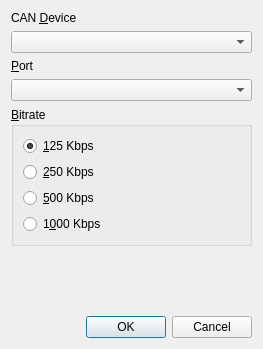
<?xml version="1.0" encoding="UTF-8"?>
<ui version="4.0">
 <class>ConnectDialog</class>
 <widget class="QDialog" name="ConnectDialog">
  <property name="geometry">
   <rect>
    <x>0</x>
    <y>0</y>
    <width>263</width>
    <height>349</height>
   </rect>
  </property>
  <property name="windowTitle">
   <string>Dialog</string>
  </property>
  <layout class="QVBoxLayout" name="verticalLayout">
   <item>
    <layout class="QVBoxLayout" name="verticalLayout_3">
     <item>
      <widget class="QLabel" name="labelDevice">
       <property name="text">
        <string>CAN &amp;Device</string>
       </property>
       <property name="buddy">
        <cstring>comboDevice</cstring>
       </property>
      </widget>
     </item>
     <item>
      <widget class="QComboBox" name="comboDevice"/>
     </item>
     <item>
      <widget class="QLabel" name="labelPort">
       <property name="text">
        <string>&amp;Port</string>
       </property>
       <property name="buddy">
        <cstring>comboPort</cstring>
       </property>
      </widget>
     </item>
     <item>
      <widget class="QComboBox" name="comboPort"/>
     </item>
     <item>
      <widget class="QGroupBox" name="groupBitrate">
       <property name="title">
        <string>&amp;Bitrate</string>
       </property>
       <layout class="QVBoxLayout" name="verticalLayout_2">
        <item>
         <widget class="QRadioButton" name="radio125">
          <property name="text">
           <string>&amp;125 Kbps</string>
          </property>
          <property name="checked">
           <bool>true</bool>
          </property>
         </widget>
        </item>
        <item>
         <widget class="QRadioButton" name="radio250">
          <property name="text">
           <string>&amp;250 Kbps</string>
          </property>
         </widget>
        </item>
        <item>
         <widget class="QRadioButton" name="radio500">
          <property name="text">
           <string>&amp;500 Kbps</string>
          </property>
         </widget>
        </item>
        <item>
         <widget class="QRadioButton" name="radio1000">
          <property name="text">
           <string>1&amp;000 Kbps</string>
          </property>
         </widget>
        </item>
       </layout>
      </widget>
     </item>
    </layout>
   </item>
   <item>
    <spacer name="verticalSpacer">
     <property name="orientation">
      <enum>Qt::Vertical</enum>
     </property>
     <property name="sizeHint" stdset="0">
      <size>
       <width>20</width>
       <height>40</height>
      </size>
     </property>
    </spacer>
   </item>
   <item>
    <widget class="QDialogButtonBox" name="buttonBox">
     <property name="orientation">
      <enum>Qt::Horizontal</enum>
     </property>
     <property name="standardButtons">
      <set>QDialogButtonBox::Cancel|QDialogButtonBox::Ok</set>
     </property>
    </widget>
   </item>
  </layout>
 </widget>
 <resources/>
 <connections>
  <connection>
   <sender>buttonBox</sender>
   <signal>accepted()</signal>
   <receiver>ConnectDialog</receiver>
   <slot>accept()</slot>
   <hints>
    <hint type="sourcelabel">
     <x>252</x>
     <y>344</y>
    </hint>
    <hint type="destinationlabel">
     <x>157</x>
     <y>274</y>
    </hint>
   </hints>
  </connection>
  <connection>
   <sender>buttonBox</sender>
   <signal>rejected()</signal>
   <receiver>ConnectDialog</receiver>
   <slot>reject()</slot>
   <hints>
    <hint type="sourcelabel">
     <x>258</x>
     <y>344</y>
    </hint>
    <hint type="destinationlabel">
     <x>262</x>
     <y>274</y>
    </hint>
   </hints>
  </connection>
 </connections>
</ui>
